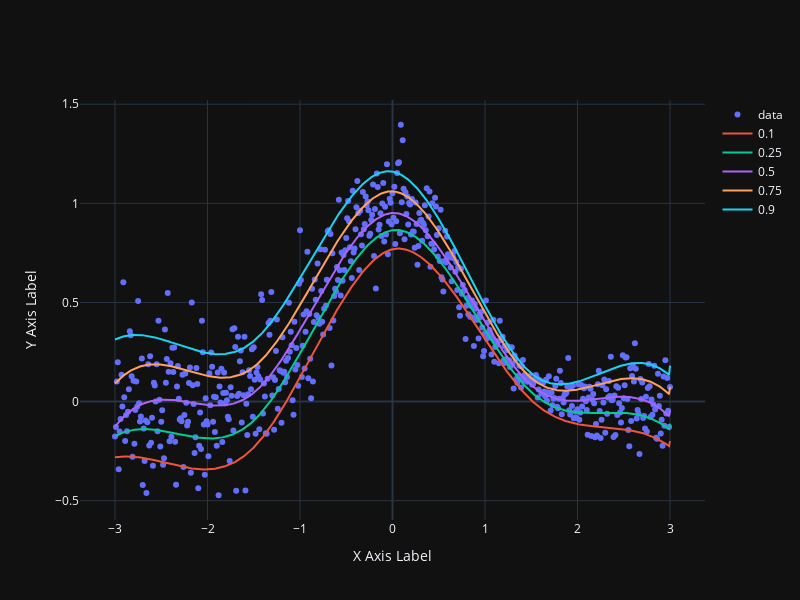

Notebook code for this chart:
### Markdown cell above
Plot the data and the regression quantiles:

### Code cell
qr_plot(data = dist_data, q_funcs = q_funcs, probs = probs).show()

### Figure 1 — Plotly figure (JSON) as saved in the notebook; plotly's stock layout.template omitted (floating-point values rounded to 4 significant figures; data arrays with more than 128 entries replaced by an {"elided": "..."} marker saying what was removed)
{"data": [{"mode": "markers", "name": "data", "type": "scatter", "x": {"elided": "601 float values"}, "y": {"elided": "601 float values"}}, {"mode": "lines", "name": "0.1", "type": "scatter", "x": {"elided": "601 float values"}, "y": {"elided": "601 float values"}}, {"mode": "lines", "name": "0.25", "type": "scatter", "x": {"elided": "601 float values"}, "y": {"elided": "601 float values"}}, {"mode": "lines", "name": "0.5", "type": "scatter", "x": {"elided": "601 float values"}, "y": {"elided": "601 float values"}}, {"mode": "lines", "name": "0.75", "type": "scatter", "x": {"elided": "601 float values"}, "y": {"elided": "601 float values"}}, {"mode": "lines", "name": "0.9", "type": "scatter", "x": {"elided": "601 float values"}, "y": {"elided": "601 float values"}}], "layout": {"height": 600, "width": 800, "xaxis": {"title": {"text": "X Axis Label"}}, "yaxis": {"title": {"text": "Y Axis Label"}}}}
